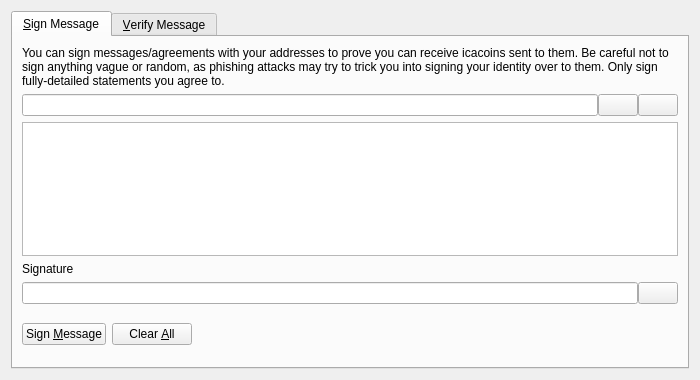
<?xml version="1.0" encoding="UTF-8"?>
<ui version="4.0">
 <class>SignVerifyMessageDialog</class>
 <widget class="QDialog" name="SignVerifyMessageDialog">
  <property name="geometry">
   <rect>
    <x>0</x>
    <y>0</y>
    <width>700</width>
    <height>380</height>
   </rect>
  </property>
  <property name="windowTitle">
   <string>Signatures - Sign / Verify a Message</string>
  </property>
  <property name="modal">
   <bool>true</bool>
  </property>
  <layout class="QVBoxLayout" name="verticalLayout">
   <item>
    <widget class="QTabWidget" name="tabWidget">
     <property name="currentIndex">
      <number>0</number>
     </property>
     <widget class="QWidget" name="tabSignMessage">
      <attribute name="title">
       <string>&amp;Sign Message</string>
      </attribute>
      <layout class="QVBoxLayout" name="verticalLayout_SM">
       <item>
        <widget class="QLabel" name="infoLabel_SM">
         <property name="text">
          <string>You can sign messages/agreements with your addresses to prove you can receive icacoins sent to them. Be careful not to sign anything vague or random, as phishing attacks may try to trick you into signing your identity over to them. Only sign fully-detailed statements you agree to.</string>
         </property>
         <property name="textFormat">
          <enum>Qt::PlainText</enum>
         </property>
         <property name="wordWrap">
          <bool>true</bool>
         </property>
        </widget>
       </item>
       <item>
        <layout class="QHBoxLayout" name="horizontalLayout_1_SM">
         <property name="spacing">
          <number>0</number>
         </property>
         <item>
          <widget class="QValidatedLineEdit" name="addressIn_SM">
           <property name="toolTip">
            <string>The Icacoin address to sign the message with</string>
           </property>
          </widget>
         </item>
         <item>
          <widget class="QPushButton" name="addressBookButton_SM">
           <property name="toolTip">
            <string>Choose previously used address</string>
           </property>
           <property name="text">
            <string/>
           </property>
           <property name="icon">
            <iconset resource="../bitcoin.qrc">
             <normaloff>:/icons/address-book</normaloff>:/icons/address-book</iconset>
           </property>
           <property name="shortcut">
            <string>Alt+A</string>
           </property>
           <property name="autoDefault">
            <bool>false</bool>
           </property>
          </widget>
         </item>
         <item>
          <widget class="QPushButton" name="pasteButton_SM">
           <property name="toolTip">
            <string>Paste address from clipboard</string>
           </property>
           <property name="text">
            <string/>
           </property>
           <property name="icon">
            <iconset resource="../bitcoin.qrc">
             <normaloff>:/icons/editpaste</normaloff>:/icons/editpaste</iconset>
           </property>
           <property name="shortcut">
            <string>Alt+P</string>
           </property>
           <property name="autoDefault">
            <bool>false</bool>
           </property>
          </widget>
         </item>
        </layout>
       </item>
       <item>
        <widget class="QPlainTextEdit" name="messageIn_SM">
         <property name="toolTip">
          <string>Enter the message you want to sign here</string>
         </property>
        </widget>
       </item>
       <item>
        <widget class="QLabel" name="signatureLabel_SM">
         <property name="text">
          <string>Signature</string>
         </property>
         <property name="textFormat">
          <enum>Qt::PlainText</enum>
         </property>
        </widget>
       </item>
       <item>
        <layout class="QHBoxLayout" name="horizontalLayout_2_SM">
         <property name="spacing">
          <number>0</number>
         </property>
         <item>
          <widget class="QLineEdit" name="signatureOut_SM">
           <property name="font">
            <font>
             <italic>true</italic>
            </font>
           </property>
           <property name="readOnly">
            <bool>true</bool>
           </property>
          </widget>
         </item>
         <item>
          <widget class="QPushButton" name="copySignatureButton_SM">
           <property name="toolTip">
            <string>Copy the current signature to the system clipboard</string>
           </property>
           <property name="text">
            <string/>
           </property>
           <property name="icon">
            <iconset resource="../bitcoin.qrc">
             <normaloff>:/icons/editcopy</normaloff>:/icons/editcopy</iconset>
           </property>
           <property name="autoDefault">
            <bool>false</bool>
           </property>
          </widget>
         </item>
        </layout>
       </item>
       <item>
        <layout class="QHBoxLayout" name="horizontalLayout_3_SM">
         <item>
          <widget class="QPushButton" name="signMessageButton_SM">
           <property name="toolTip">
            <string>Sign the message to prove you own this Icacoin address</string>
           </property>
           <property name="text">
            <string>Sign &amp;Message</string>
           </property>
           <property name="icon">
            <iconset resource="../bitcoin.qrc">
             <normaloff>:/icons/edit</normaloff>:/icons/edit</iconset>
           </property>
           <property name="autoDefault">
            <bool>false</bool>
           </property>
          </widget>
         </item>
         <item>
          <widget class="QPushButton" name="clearButton_SM">
           <property name="toolTip">
            <string>Reset all sign message fields</string>
           </property>
           <property name="text">
            <string>Clear &amp;All</string>
           </property>
           <property name="icon">
            <iconset resource="../bitcoin.qrc">
             <normaloff>:/icons/remove</normaloff>:/icons/remove</iconset>
           </property>
           <property name="autoDefault">
            <bool>false</bool>
           </property>
          </widget>
         </item>
         <item>
          <spacer name="horizontalSpacer_1_SM">
           <property name="orientation">
            <enum>Qt::Horizontal</enum>
           </property>
           <property name="sizeHint" stdset="0">
            <size>
             <width>40</width>
             <height>48</height>
            </size>
           </property>
          </spacer>
         </item>
         <item>
          <widget class="QLabel" name="statusLabel_SM">
           <property name="font">
            <font>
             <weight>75</weight>
             <bold>true</bold>
            </font>
           </property>
           <property name="text">
            <string/>
           </property>
           <property name="wordWrap">
            <bool>true</bool>
           </property>
          </widget>
         </item>
         <item>
          <spacer name="horizontalSpacer_2_SM">
           <property name="orientation">
            <enum>Qt::Horizontal</enum>
           </property>
           <property name="sizeHint" stdset="0">
            <size>
             <width>40</width>
             <height>48</height>
            </size>
           </property>
          </spacer>
         </item>
        </layout>
       </item>
      </layout>
     </widget>
     <widget class="QWidget" name="tabVerifyMessage">
      <attribute name="title">
       <string>&amp;Verify Message</string>
      </attribute>
      <layout class="QVBoxLayout" name="verticalLayout_VM">
       <item>
        <widget class="QLabel" name="infoLabel_VM">
         <property name="text">
          <string>Enter the receiver's address, message (ensure you copy line breaks, spaces, tabs, etc. exactly) and signature below to verify the message. Be careful not to read more into the signature than what is in the signed message itself, to avoid being tricked by a man-in-the-middle attack. Note that this only proves the signing party receives with the address, it cannot prove sendership of any transaction!</string>
         </property>
         <property name="textFormat">
          <enum>Qt::PlainText</enum>
         </property>
         <property name="alignment">
          <set>Qt::AlignLeading|Qt::AlignLeft|Qt::AlignTop</set>
         </property>
         <property name="wordWrap">
          <bool>true</bool>
         </property>
        </widget>
       </item>
       <item>
        <layout class="QHBoxLayout" name="horizontalLayout_1_VM">
         <property name="spacing">
          <number>0</number>
         </property>
         <item>
          <widget class="QValidatedLineEdit" name="addressIn_VM">
           <property name="toolTip">
            <string>The Icacoin address the message was signed with</string>
           </property>
          </widget>
         </item>
         <item>
          <widget class="QPushButton" name="addressBookButton_VM">
           <property name="toolTip">
            <string>Choose previously used address</string>
           </property>
           <property name="text">
            <string/>
           </property>
           <property name="icon">
            <iconset resource="../bitcoin.qrc">
             <normaloff>:/icons/address-book</normaloff>:/icons/address-book</iconset>
           </property>
           <property name="shortcut">
            <string>Alt+A</string>
           </property>
           <property name="autoDefault">
            <bool>false</bool>
           </property>
          </widget>
         </item>
        </layout>
       </item>
       <item>
        <widget class="QPlainTextEdit" name="messageIn_VM"/>
       </item>
       <item>
        <widget class="QValidatedLineEdit" name="signatureIn_VM"/>
       </item>
       <item>
        <layout class="QHBoxLayout" name="horizontalLayout_2_VM">
         <item>
          <widget class="QPushButton" name="verifyMessageButton_VM">
           <property name="toolTip">
            <string>Verify the message to ensure it was signed with the specified Icacoin address</string>
           </property>
           <property name="text">
            <string>Verify &amp;Message</string>
           </property>
           <property name="icon">
            <iconset resource="../bitcoin.qrc">
             <normaloff>:/icons/transaction_0</normaloff>:/icons/transaction_0</iconset>
           </property>
           <property name="autoDefault">
            <bool>false</bool>
           </property>
          </widget>
         </item>
         <item>
          <widget class="QPushButton" name="clearButton_VM">
           <property name="toolTip">
            <string>Reset all verify message fields</string>
           </property>
           <property name="text">
            <string>Clear &amp;All</string>
           </property>
           <property name="icon">
            <iconset resource="../bitcoin.qrc">
             <normaloff>:/icons/remove</normaloff>:/icons/remove</iconset>
           </property>
           <property name="autoDefault">
            <bool>false</bool>
           </property>
          </widget>
         </item>
         <item>
          <spacer name="horizontalSpacer_1_VM">
           <property name="orientation">
            <enum>Qt::Horizontal</enum>
           </property>
           <property name="sizeHint" stdset="0">
            <size>
             <width>40</width>
             <height>48</height>
            </size>
           </property>
          </spacer>
         </item>
         <item>
          <widget class="QLabel" name="statusLabel_VM">
           <property name="font">
            <font>
             <weight>75</weight>
             <bold>true</bold>
            </font>
           </property>
           <property name="text">
            <string/>
           </property>
           <property name="wordWrap">
            <bool>true</bool>
           </property>
          </widget>
         </item>
         <item>
          <spacer name="horizontalSpacer_2_VM">
           <property name="orientation">
            <enum>Qt::Horizontal</enum>
           </property>
           <property name="sizeHint" stdset="0">
            <size>
             <width>40</width>
             <height>48</height>
            </size>
           </property>
          </spacer>
         </item>
        </layout>
       </item>
      </layout>
     </widget>
    </widget>
   </item>
  </layout>
 </widget>
 <customwidgets>
  <customwidget>
   <class>QValidatedLineEdit</class>
   <extends>QLineEdit</extends>
   <header>qt/qvalidatedlineedit.h</header>
  </customwidget>
 </customwidgets>
 <resources>
  <include location="../bitcoin.qrc"/>
 </resources>
 <connections/>
</ui>
